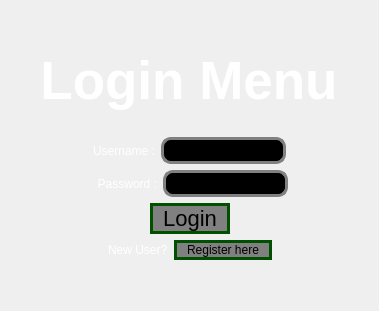
      <widget class="QWidget" name="page">
       <layout class="QVBoxLayout" name="verticalLayout_4">
        <item>
         <spacer name="verticalSpacer_2">
          <property name="orientation">
           <enum>Qt::Vertical</enum>
          </property>
          <property name="sizeHint" stdset="0">
           <size>
            <width>20</width>
            <height>40</height>
           </size>
          </property>
         </spacer>
        </item>
        <item>
         <layout class="QVBoxLayout" name="LoginMenu">
          <item alignment="Qt::AlignHCenter">
           <widget class="QLabel" name="label_login">
            <property name="font">
             <font>
              <pointsize>40</pointsize>
              <italic>false</italic>
              <bold>true</bold>
              <kerning>true</kerning>
             </font>
            </property>
            <property name="autoFillBackground">
             <bool>false</bool>
            </property>
            <property name="styleSheet">
             <string notr="true">font: 700 40pt &quot;Baskerville&quot;;
color: rgb(255, 255, 255);</string>
            </property>
            <property name="frameShadow">
             <enum>QFrame::Sunken</enum>
            </property>
            <property name="lineWidth">
             <number>0</number>
            </property>
            <property name="text">
             <string>Login Menu</string>
            </property>
            <property name="alignment">
             <set>Qt::AlignCenter</set>
            </property>
           </widget>
          </item>
          <item alignment="Qt::AlignHCenter">
           <widget class="QLabel" name="label_errMessage">
            <property name="styleSheet">
             <string notr="true">color: rgb(255, 38, 0);
font: 700 16pt &quot;Baskerville&quot;;</string>
            </property>
            <property name="text">
             <string/>
            </property>
            <property name="alignment">
             <set>Qt::AlignCenter</set>
            </property>
           </widget>
          </item>
          <item>
           <layout class="QHBoxLayout" name="horizontalLayout">
            <item>
             <spacer name="horizontalSpacer_2">
              <property name="orientation">
               <enum>Qt::Horizontal</enum>
              </property>
              <property name="sizeHint" stdset="0">
               <size>
                <width>40</width>
                <height>20</height>
               </size>
              </property>
             </spacer>
            </item>
            <item>
             <spacer name="horizontalSpacer_10">
              <property name="orientation">
               <enum>Qt::Horizontal</enum>
              </property>
              <property name="sizeHint" stdset="0">
               <size>
                <width>40</width>
                <height>20</height>
               </size>
              </property>
             </spacer>
            </item>
            <item>
             <widget class="QLabel" name="label_username">
              <property name="styleSheet">
               <string notr="true">font: 700 24pt &quot;Baskerville&quot;;
color: rgb(255, 255, 255);</string>
              </property>
              <property name="text">
               <string>Username :</string>
              </property>
              <property name="alignment">
               <set>Qt::AlignCenter</set>
              </property>
             </widget>
            </item>
            <item>
             <widget class="QLineEdit" name="lineEdit_username">
              <property name="minimumSize">
               <size>
                <width>125</width>
                <height>0</height>
               </size>
              </property>
              <property name="maximumSize">
               <size>
                <width>125</width>
                <height>16777215</height>
               </size>
              </property>
              <property name="styleSheet">
               <string notr="true">QLineEdit{background-color:rgb(0, 0, 0);
border: 3px solid gray;
border-radius: 10px;
padding: 0 8px;
font-size: 16px;}
QLineEdit:focus { background-color:rgb(0, 80, 0);}</string>
              </property>
              <property name="text">
               <string/>
              </property>
              <property name="alignment">
               <set>Qt::AlignCenter</set>
              </property>
             </widget>
            </item>
            <item>
             <spacer name="horizontalSpacer_9">
              <property name="orientation">
               <enum>Qt::Horizontal</enum>
              </property>
              <property name="sizeHint" stdset="0">
               <size>
                <width>40</width>
                <height>20</height>
               </size>
              </property>
             </spacer>
            </item>
            <item>
             <spacer name="horizontalSpacer_3">
              <property name="orientation">
               <enum>Qt::Horizontal</enum>
              </property>
              <property name="sizeHint" stdset="0">
               <size>
                <width>40</width>
                <height>20</height>
               </size>
              </property>
             </spacer>
            </item>
           </layout>
          </item>
          <item>
           <layout class="QHBoxLayout" name="horizontalLayout_2">
            <item>
             <spacer name="horizontalSpacer_4">
              <property name="orientation">
               <enum>Qt::Horizontal</enum>
              </property>
              <property name="sizeHint" stdset="0">
               <size>
                <width>40</width>
                <height>20</height>
               </size>
              </property>
             </spacer>
            </item>
            <item>
             <spacer name="horizontalSpacer_11">
              <property name="orientation">
               <enum>Qt::Horizontal</enum>
              </property>
              <property name="sizeHint" stdset="0">
               <size>
                <width>40</width>
                <height>20</height>
               </size>
              </property>
             </spacer>
            </item>
            <item>
             <widget class="QLabel" name="label_pass">
              <property name="styleSheet">
               <string notr="true">font: 700 24pt &quot;Baskerville&quot;;
color: rgb(255, 255, 255);</string>
              </property>
              <property name="text">
               <string>  Password :</string>
              </property>
              <property name="alignment">
               <set>Qt::AlignCenter</set>
              </property>
             </widget>
            </item>
            <item>
             <widget class="QLineEdit" name="lineEdit_pass">
              <property name="minimumSize">
               <size>
                <width>125</width>
                <height>24</height>
               </size>
              </property>
              <property name="maximumSize">
               <size>
                <width>125</width>
                <height>16777215</height>
               </size>
              </property>
              <property name="styleSheet">
               <string notr="true">QLineEdit{background-color:rgb(0, 0, 0);
border: 3px solid gray;
border-radius: 10px;
padding: 0 8px;
font-size: 16px;}
QLineEdit:focus { background-color:rgb(0, 80, 0);}</string>
              </property>
              <property name="alignment">
               <set>Qt::AlignCenter</set>
              </property>
             </widget>
            </item>
            <item>
             <spacer name="horizontalSpacer_12">
              <property name="orientation">
               <enum>Qt::Horizontal</enum>
              </property>
              <property name="sizeHint" stdset="0">
               <size>
                <width>40</width>
                <height>20</height>
               </size>
              </property>
             </spacer>
            </item>
            <item>
             <spacer name="horizontalSpacer">
              <property name="orientation">
               <enum>Qt::Horizontal</enum>
              </property>
              <property name="sizeHint" stdset="0">
               <size>
                <width>40</width>
                <height>20</height>
               </size>
              </property>
             </spacer>
            </item>
           </layout>
          </item>
          <item>
           <layout class="QHBoxLayout" name="horizontalLayout_3">
            <item>
             <spacer name="horizontalSpacer_5">
              <property name="orientation">
               <enum>Qt::Horizontal</enum>
              </property>
              <property name="sizeHint" stdset="0">
               <size>
                <width>40</width>
                <height>20</height>
               </size>
              </property>
             </spacer>
            </item>
            <item>
             <widget class="QPushButton" name="loginButton">
              <property name="autoFillBackground">
               <bool>false</bool>
              </property>
              <property name="styleSheet">
               <string notr="true">QPushButton{background-color:grey;
	font: 700 22pt &quot;Baskerville&quot;;
border: 3px solid rgb(0,80,0);
border-radius: 17px;
padding: 0 10px;
font-size: 22px;}
QPushButton:hover { background-color:rgb(0, 80, 0);}</string>
              </property>
              <property name="text">
               <string>Login</string>
              </property>
             </widget>
            </item>
            <item>
             <spacer name="horizontalSpacer_6">
              <property name="orientation">
               <enum>Qt::Horizontal</enum>
              </property>
              <property name="sizeHint" stdset="0">
               <size>
                <width>40</width>
                <height>20</height>
               </size>
              </property>
             </spacer>
            </item>
           </layout>
          </item>
          <item>
           <layout class="QHBoxLayout" name="horizontalLayout_4">
            <item>
             <spacer name="horizontalSpacer_7">
              <property name="orientation">
               <enum>Qt::Horizontal</enum>
              </property>
              <property name="sizeHint" stdset="0">
               <size>
                <width>40</width>
                <height>20</height>
               </size>
              </property>
             </spacer>
            </item>
            <item>
             <widget class="QLabel" name="label_newUser">
              <property name="styleSheet">
               <string notr="true">font: 700 14pt &quot;Baskerville&quot;;
color: rgb(255, 255, 255);</string>
              </property>
              <property name="text">
               <string>New User?</string>
              </property>
             </widget>
            </item>
            <item>
             <widget class="QPushButton" name="registerHereButton">
              <property name="autoFillBackground">
               <bool>false</bool>
              </property>
              <property name="styleSheet">
               <string notr="true">QPushButton{background-color:grey;
	font: 700 18pt &quot;Baskerville&quot;;
border: 3px solid rgb(0,80,0);
border-radius: 15px;
padding: 0 10px;}
QPushButton:hover { background-color:rgb(0, 80, 0);}</string>
              </property>
              <property name="text">
               <string>Register here</string>
              </property>
             </widget>
            </item>
            <item>
             <spacer name="horizontalSpacer_8">
              <property name="orientation">
               <enum>Qt::Horizontal</enum>
              </property>
              <property name="sizeHint" stdset="0">
               <size>
                <width>40</width>
                <height>20</height>
               </size>
              </property>
             </spacer>
            </item>
           </layout>
          </item>
         </layout>
        </item>
        <item>
         <spacer name="verticalSpacer">
          <property name="orientation">
           <enum>Qt::Vertical</enum>
          </property>
          <property name="sizeHint" stdset="0">
           <size>
            <width>20</width>
            <height>40</height>
           </size>
          </property>
         </spacer>
        </item>
       </layout>
      </widget>
